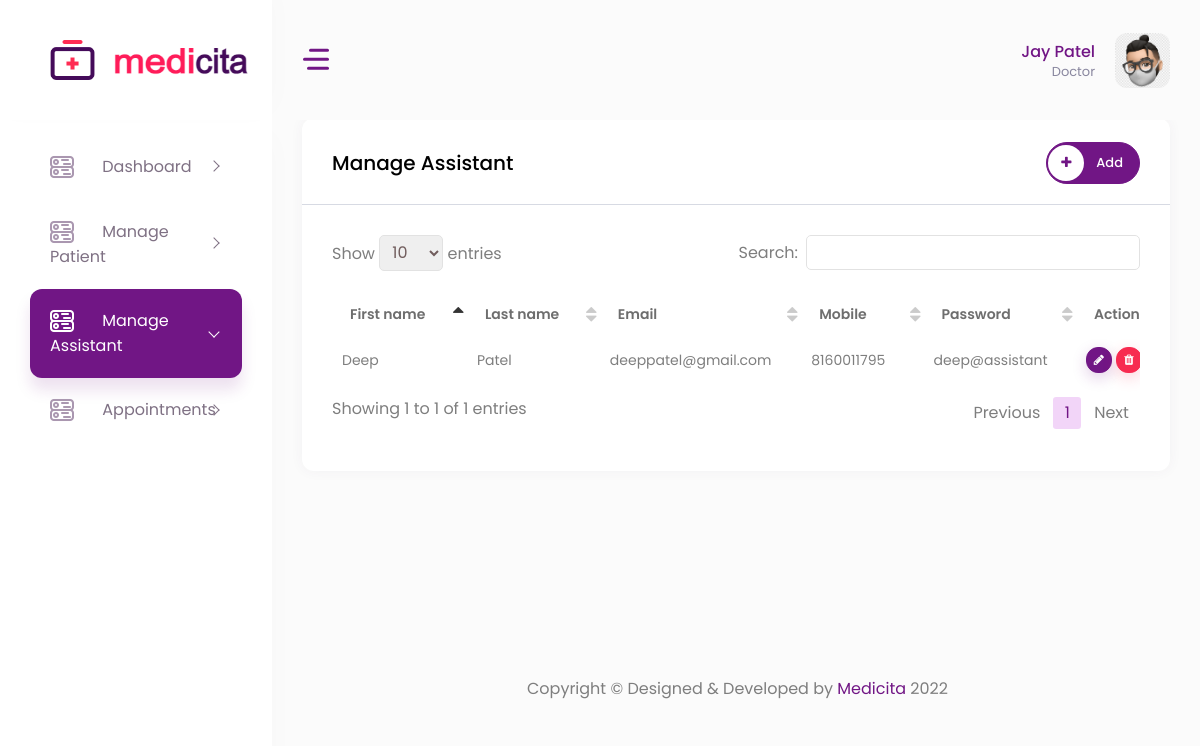
The app's page /manage_assistant.php (signed in) with its own data.
### tables this page shows
CREATE TABLE IF NOT EXISTS `user` (
  `id` int NOT NULL AUTO_INCREMENT,
  `user_type` enum('Admin','Doctor','Patient','Assistant') NOT NULL,
  `first_name` varchar(50) NOT NULL,
  `last_name` varchar(50) NOT NULL,
  `email` varchar(200) NOT NULL,
  `password` varchar(50) NOT NULL,
  `mobile_number` bigint NOT NULL,
  `gender` enum('Male','Female','Other','') DEFAULT NULL,
  `birth_date` date DEFAULT NULL,
  `otp` int DEFAULT NULL,
  `profile_photo` varchar(150) DEFAULT NULL,
  `bio` varchar(255) DEFAULT NULL,
  `address` text,
  `state` varchar(255) DEFAULT NULL,
  `city` varchar(255) DEFAULT NULL,
  `zip_code` int DEFAULT NULL,
  `status` enum('Pending','Rejected','Approved','') NOT NULL DEFAULT 'Pending',
  PRIMARY KEY (`id`)
);

### manage_assistant.php (the view, shortened to what this page needs)
<?php
   include "action/databaseconn.php";
?>
<?php
   include "header.php";
?>
<?php
   $sql = "SELECT * FROM assistant_basic_profile where doc_id = '".$_SESSION['id']."'";
   $result = $conn->query($sql);
   $arr_users = [];
?>
<div class="container-fluid">
    <div class="row">
        <div class="col-12">
            <div class="card">
                <div class="card-header">
                    <h4 class="card-title">Manage assistant</h4>
                    <button type="button" class="btn btn-rounded btn-primary add-modal" data-target="#addModal" data-toggle="modal">
                        <span class="btn-icon-left text-primary">
                            <i class="fa fa-plus color-info"></i>
                        </span>Add
                    </button>
                </div>
                <div class="card-body">
                    <div class="table-responsive">
                        <table id="example3" class="display" style="min-width: 845px">
                            <?php
                            if($result->num_rows > 0)
                                {
                                    $arr_users = $result->fetch_all(MYSQLI_ASSOC);
                                }
                            ?>
                            <thead>
                                <tr>
                                    <th>First name</th>
                                    <th>Last name</th>
                                    <th>Email</th>
                                    <th>Mobile</th>
                                    <th>Password</th>
                                    <th>Action</th>
                                </tr>
                            </thead>
                            <?php if(!empty($arr_users)) { ?>
                            <?php foreach($arr_users as $r) { ?>
                            <?php
                                $sql1 = "SELECT * FROM user where id = '".$r['assistant_id']."'";
                                $result1 = $conn->query($sql1);
                                $arr_users1 = [];
                            ?>
                            <?php
                            if($result1->num_rows > 0)
                                {
                                    $arr_users1 = $result1->fetch_all(MYSQLI_ASSOC);
                                }
                            ?>
                            <tbody>
                            <?php if(!empty($arr_users1)) { ?>
                                <?php foreach($arr_users1 as $r1) { ?>
                                <tr>
                                    <td><?php echo $r1['first_name'] ?></td>
                                    <td><?php echo $r1['last_name'] ?></td>
                                    <td><?php echo $r1['email'] ?></td>
                                    <td><?php echo $r1['mobile_number'] ?></td>
                                    <td><?php echo $r1['password'] ?></td>
                                    <td>
                                    <div class="d-flex">
                                        <button type="button" class="btn btn-primary shadow btn-xs sharp mr-1 edit-modal" data-toggle="modal" data-id="<?= $r1['id'] ?>" data-target="#editModal"><i class="fa fa-pencil"></i></button>
                                        <button type="button" class="btn btn-danger shadow btn-xs sharp mr-1 delete-modal" data-toggle="modal" data-id="<?= $r1['id'] ?>" data-target="#deleteModal"><i class="fa fa-trash"></i></button>
                                    </div>
                                    </td>
                                </tr>
                                <?php }} ?>
                                <?php }} ?>
                            </tbody>
                        </table>
                    </div>
                </div>
            </div>
        </div>
    </div>
</div>
<?php
   include "footer.php";
?>

### header.php (shortened to what this page needs)
<?php
include "action/databaseconn.php";
   if(!isset($_SESSION["login"]))
   {
   	header("location:index.php");
   }
   else
   {
      $user_type = $_SESSION['user_type'];
   }
   ?>
<!DOCTYPE html>
<html lang="en">
   <head>
      <link href="vendor/jqvmap/css/jqvmap.min.css" rel="stylesheet">
      <link rel="stylesheet" href="vendor/chartist/css/chartist.min.css">
      <link href="vendor/datatables/css/jquery.dataTables.min.css" rel="stylesheet">
      <link href="vendor/bootstrap-select/dist/css/bootstrap-select.min.css" rel="stylesheet">
      <link rel="stylesheet" href="vendor/toastr/css/toastr.min.css">
    <link href="vendor/bootstrap-material-datetimepicker/css/bootstrap-material-datetimepicker.css" rel="stylesheet">
      <link href="css/style.css" rel="stylesheet">
      <link href="css/custom.css" rel="stylesheet">
   </head>
   <body>
      <div id="main-wrapper">
      <div class="nav-header">
         <a href="index.php" class="brand-logo">
            <img class="logo-abbr" src="images/logo.png" alt="">
            <img class="brand-title" src="images/logo-text.png" alt="">
         </a>
         <div class="nav-control">
            <div class="hamburger">
               <span class="line"></span><span class="line"></span><span class="line"></span>
            </div>
         </div>
      </div>
      <div class="header">
         <div class="header-content">
            <nav class="navbar navbar-expand">
               <div class="collapse navbar-collapse justify-content-between">
                  <ul class="navbar-nav header-right">
                     <li class="nav-item dropdown header-profile">
                        <a class="nav-link" href="#" role="button" data-toggle="dropdown">
                           <div class="header-info">
                              <span><?php echo $_SESSION['first_name']." ".$_SESSION['last_name'] ?></span>
                              <small><?php echo $user_type?></small>
                           </div>
                           <?php
                              $query1 = "select * from user where id = '".$_SESSION['id']."'";
                              $result = mysqli_query($conn, $query1);
                              $arr_doc = [];
                              if($result->num_rows > 0)
                              {
                                 $arr_doc = $result->fetch_all(MYSQLI_ASSOC);
                              }
                           ?>
                           <?php if(!empty($arr_doc)) { ?>
                                 <?php foreach($arr_doc as $r2) {
                                    if ($r2['profile_photo'] > 0) {
                                       ?>
                                       <img src=<?php echo "image/".$r2['profile_photo'] ?> width="20" alt=""/>
                                 <?php
                                    }
                                    else {
                                       ?>
                                       <img src="images/avatar/727399.png" width="20" alt=""/>
                                 <?php
                                    }
                                    ?>
                           <?php }} ?>
                        </a>
                     </li>
                  </ul>
               </div>
            </nav>
         </div>
      </div>
      <div class="deznav">
         <div class="deznav-scroll">
            <?php
               if($_SESSION['user_type'] == "Doctor")
               {
                  include ("doctor_sidebar.php");
               }
               elseif($_SESSION['user_type'] == "Patient")
               {
                  include ("patient_sidebar.php");
               }
               elseif($_SESSION['user_type'] == "Admin")
               {
                  include ("admin_sidebar.php");
               }
               elseif($_SESSION['user_type'] == "Assistant")
               {
                  include ("assistant_sidebar.php");
               }
            ?>
         </div>
      </div>
      <div class="content-body">

### records on screen
user: profile_photo (picture)
user: first_name "Deep", last_name "Patel", email "deeppatel@gmail.com", mobile_number "8160011795", password "deep@assistant"

### other values on screen
$_SESSION['first_name'] "Jay"
$_SESSION['last_name'] "Patel"
$user_type "Doctor"
